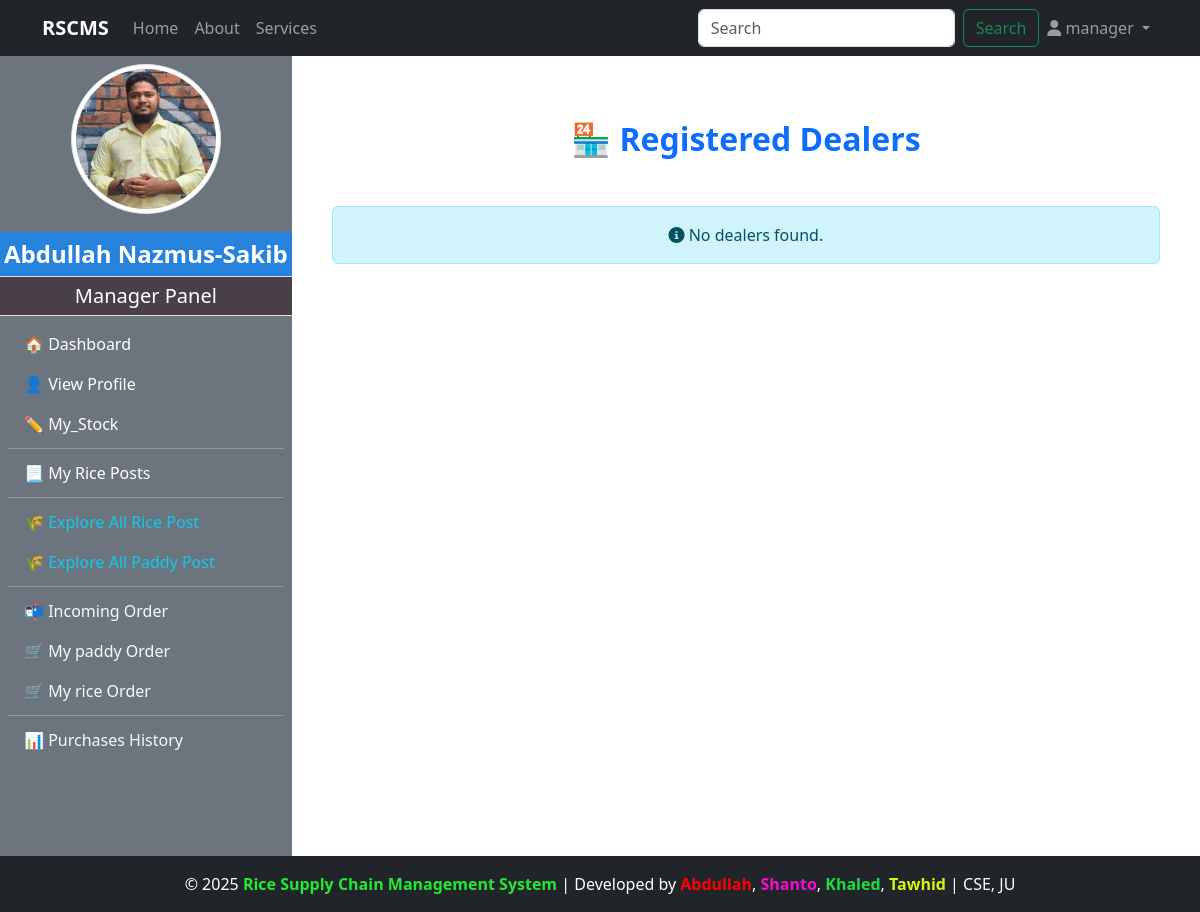
/admin_panel/see_all_delears (signed in), run on an earlier commit of the app's database.
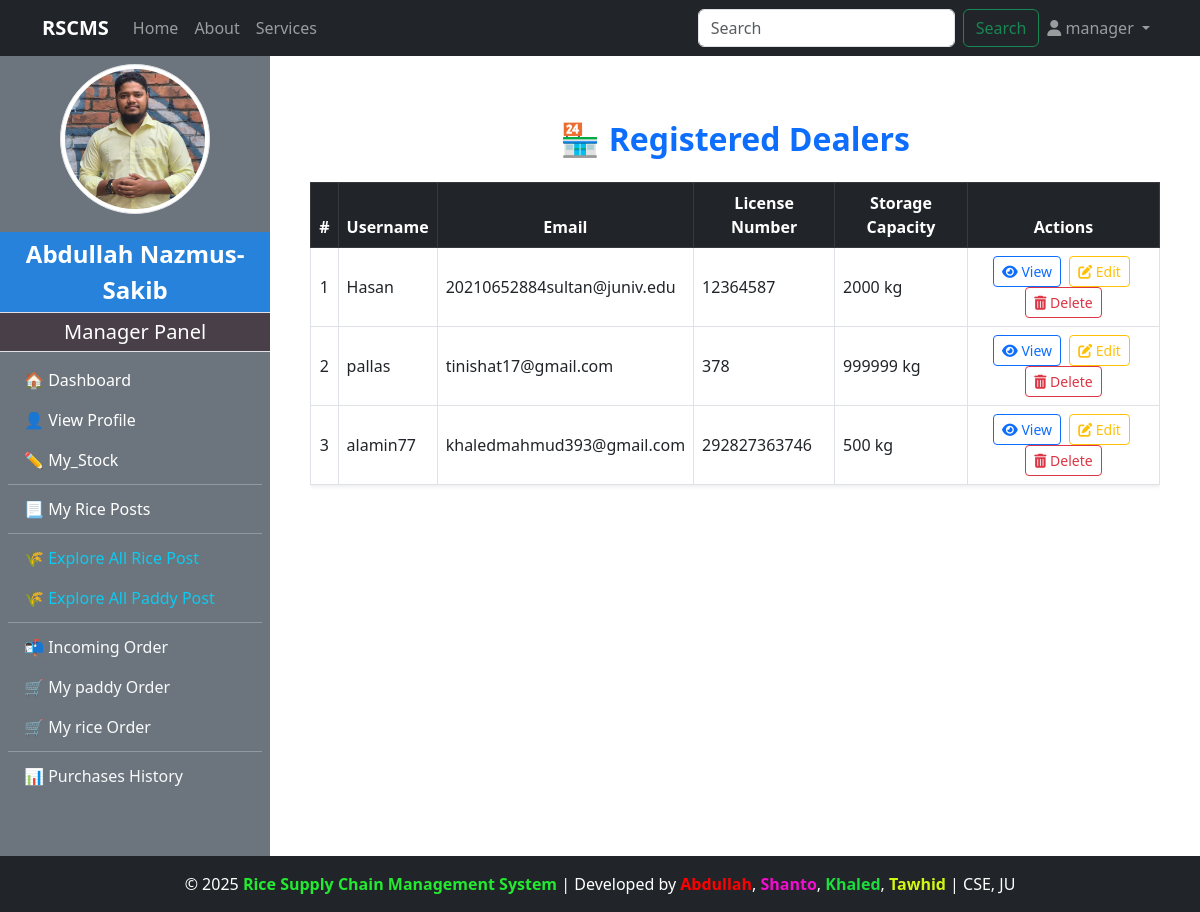
And on a later commit of the database.
### dealer/models.py (models this page shows, shortened)
class Location(models.Model):
    district = models.CharField(max_length=50,blank=True,null=True)
    upazila = models.CharField(max_length=50,blank=True,null=True)
    union = models.CharField(max_length=50, blank=True,null=True)
    address = models.TextField(blank=True,null=True)
    class Meta:
        abstract = True  # <-- Make it abstract so no separate table is created

class DealerProfile(Location):
    user = models.OneToOneField(CustomUser, on_delete=models.CASCADE)
    license_number = models.CharField(max_length=50)
    storage_capacity = models.PositiveIntegerField()

### accounts/models.py (models this page shows, shortened)
class CustomUser(AbstractUser):
    ROLE_CHOICES = (
        ('admin', 'Admin'),
        ('manager', 'Manager'),
        ('customer', 'Customer'),
        ('dealer', 'Dealer'),
    )
    role = models.CharField(max_length=20, choices=ROLE_CHOICES, default='admin')

### admin_panel/views.py (the view)
# urls.py: path('see_all_delears', views.see_all_delears, name='see_all_delears'),
def see_all_delears(request):
    delears = DealerProfile.objects.all()
    return render(request,"admin/see_all_delears.html",{'delears':delears})

### admin_panel/context_processors.py (called while the page is built)
def admin_profile(request):
    if request.user.is_authenticated:
        try:
            admin = AdminProfile.objects.get(user=request.user)
            return {'admin': admin}
        except AdminProfile.DoesNotExist:
            return {}
    return {}

### customer/context_processors.py (called while the page is built)
def customer_profile(request):
    if request.user.is_authenticated:
        try:
            customer = CustomerProfile.objects.get(user=request.user)
            return {'customer': customer}
        except CustomerProfile.DoesNotExist:
            return {}
    return {}

### manager/context_processors.py (called while the page is built)
def manager_profile(request):
    if request.user.is_authenticated:
        try:
            manager = ManagerProfile.objects.get(user=request.user)
            return {'manager': manager}
        except ManagerProfile.DoesNotExist:
            return {}
    return {}

### admin_panel/templates/admin/see_all_delears.html (shortened to what this page needs)
{% extends "base.html" %}
{% load static %}
{% block content %}
<div class="container mt-5 mb-5">
    <h2 class="text-center text-primary fw-bold mb-4">🏪 Registered Dealers</h2>
    {% if delears %}
    <div class="table-responsive">
        <table class="table table-bordered table-hover align-middle shadow-sm">
            <thead class="table-dark text-center">
                <tr>
                    <th>#</th>
                    <th>Username</th>
                    <th>Email</th>
                    <th>License Number</th>
                    <th>Storage Capacity</th>
                    <th>Actions</th>
                </tr>
            </thead>
            <tbody>
                {% for dealer in delears %}
                <tr>
                    <td class="text-center">{{ forloop.counter }}</td>
                    <td>{{ dealer.user.username }}</td>
                    <td>{{ dealer.user.email }}</td>
                    <td>{{ dealer.license_number }}</td>
                    <td>{{ dealer.storage_capacity }} kg</td>
                    <td class="text-center">
                        <a href="{% url 'individuals_delear_details' dealer.id %}" class="btn btn-sm btn-outline-primary me-1">
                            <i class="fas fa-eye"></i> View
                        </a>
                        <a href="#" class="btn btn-sm btn-outline-warning me-1">
                            <i class="fas fa-edit"></i> Edit
                        </a>
                        <form action="{% url 'delete_delear' dealer.id %}" method="POST" class="d-inline">
                            <button type="submit" class="btn btn-sm btn-outline-danger"
                                onclick="return confirm('Are you sure you want to delete this dealer?');">
                                <i class="fas fa-trash-alt"></i> Delete
                            </button>
                        </form>
                    </td>
                </tr>
                {% endfor %}
            </tbody>
        </table>
    </div>
    {% else %}
    <div class="alert alert-info text-center mt-5" role="alert">
        <i class="fas fa-info-circle"></i> No dealers found.
    </div>
    {% endif %}
</div>
{% endblock content %}

What changed in the data, as far as the page shows it:
added DealerProfile: user.username "Hasan", user.email "20210652884sultan@juniv.edu", license_number "12364587", storage_capacity "2000"
added DealerProfile: user.username "pallas", user.email "tinishat17@gmail.com", license_number "378", storage_capacity "999999"
added DealerProfile: user.username "alamin77", user.email "khaledmahmud393@gmail.com", license_number "292827363746", storage_capacity "500"
Also different on the page:
text no longer shown: "No dealers found."
text now shown: "# Username Email License Number Storage Capacity Actions"
